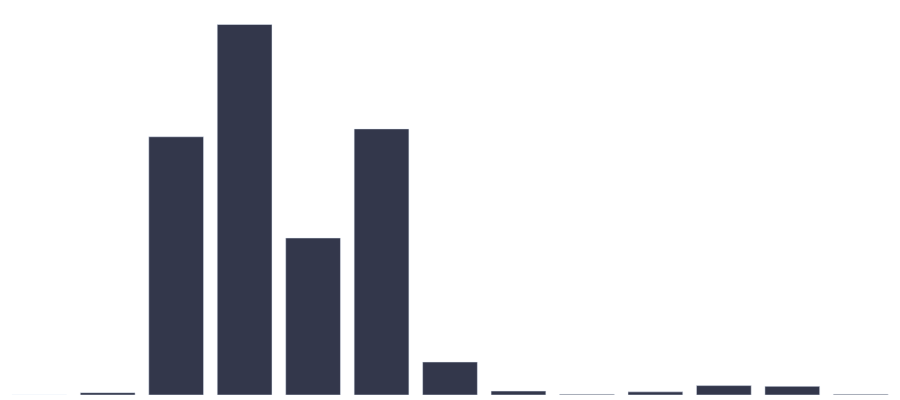

Notebook cell for this chart:
### Code cell
#how many years old were the churn people? #area chart (10)

df = df_client.groupby(['num_years_antig']).sum()

fig = go.Figure(go.Bar(x=df.index, y=df['churn']))

# Customize aspect
fig.update_layout(width=900, height=400, 
                  hovermode="x unified",
                  showlegend=False, 
                  margin=dict(l=5,r=5,b=5,t=5,pad=4),
                  paper_bgcolor="white",
                  plot_bgcolor='white',
                  font_family="Arial",
                  font_color="#444",
                  title_font_family="Arial",
                  title_font_color="#444")
fig.update_traces(hovertemplate="<extra></extra><b>Year(s): </b> %{x}<br> <b>Total: </b> %{y}", 
                  marker_color='#33374b', 
                  selector=dict(type='bar'))
fig.update_xaxes(type='category', showgrid=False, showticklabels=False)
fig.update_yaxes(showticklabels=False, showgrid=False)

### Figure 1 — Plotly figure (JSON) as saved in the notebook; plotly's stock layout.template omitted (floating-point values rounded to 4 significant figures)
{"data": [{"hovertemplate": "<extra></extra><b>Year(s): </b> %{x}<br> <b>Total: </b> %{y}", "marker": {"color": "#33374b"}, "type": "bar", "x": [1, 2, 3, 4, 5, 6, 7, 8, 9, 10, 11, 12, 13], "y": [0, 3, 329, 472, 200, 339, 42, 5, 1, 4, 12, 11, 1]}], "layout": {"font": {"color": "#444", "family": "Arial"}, "height": 400, "hovermode": "x unified", "margin": {"b": 5, "l": 5, "pad": 4, "r": 5, "t": 5}, "paper_bgcolor": "white", "plot_bgcolor": "white", "showlegend": false, "title": {"font": {"color": "#444", "family": "Arial"}}, "width": 900, "xaxis": {"showgrid": false, "showticklabels": false, "type": "category"}, "yaxis": {"showgrid": false, "showticklabels": false}}}
